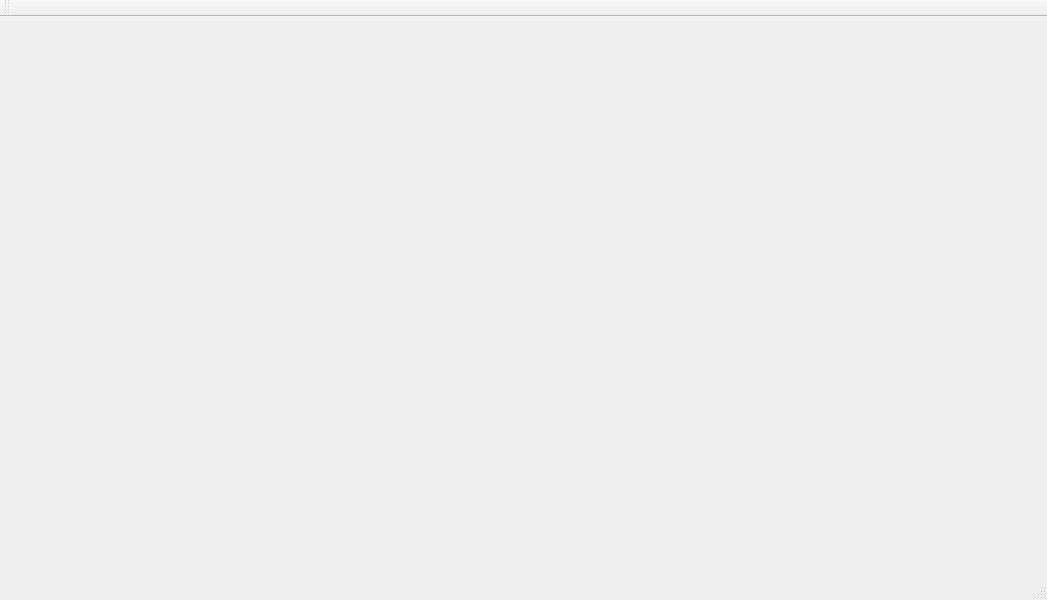
<?xml version="1.0" encoding="UTF-8"?>
<ui version="4.0">
 <class>MainWindow</class>
 <widget class="QMainWindow" name="MainWindow">
  <property name="geometry">
   <rect>
    <x>0</x>
    <y>0</y>
    <width>1047</width>
    <height>600</height>
   </rect>
  </property>
  <property name="windowTitle">
   <string>MainWindow</string>
  </property>
  <widget class="QWidget" name="centralwidget"/>
  <widget class="QStatusBar" name="statusbar"/>
  <widget class="QToolBar" name="toolBar">
   <property name="windowTitle">
    <string>toolBar</string>
   </property>
   <attribute name="toolBarArea">
    <enum>TopToolBarArea</enum>
   </attribute>
   <attribute name="toolBarBreak">
    <bool>false</bool>
   </attribute>
  </widget>
 </widget>
 <resources/>
 <connections/>
</ui>
